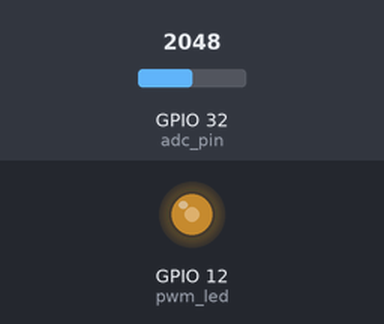
This program was run on a simulated ESP32 board running MicroPython. Shown: output pins drawn as LEDs (lit = HIGH). The test bench sets the inputs (shaded band); at power-on: GPIO 32 (adc_pin) = 2048 (analog values on the 0–4095 scale).

Above: at 1.2 s.
1.3 s: GPIO 32 (adc_pin) set to 2866
At 2.5 s:
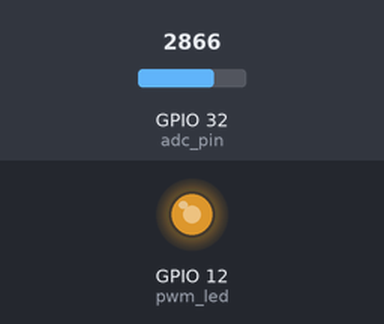
2.8 s: GPIO 32 (adc_pin) set to 3603
At 3.7 s:
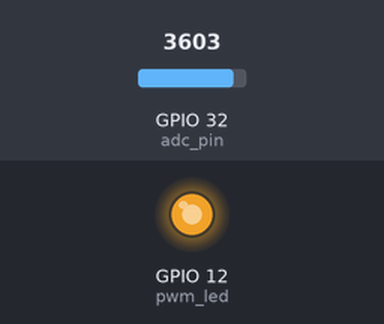
4.3 s: GPIO 32 (adc_pin) set to 491
At 4.8 s:
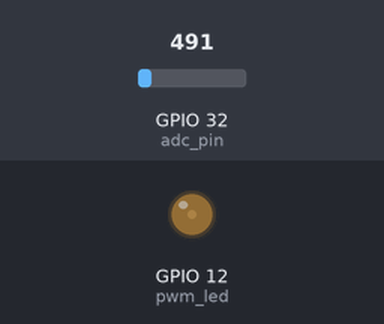
5.8 s: GPIO 32 (adc_pin) set to 0
At 7.2 s:
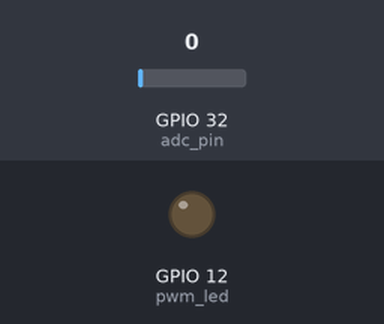
Timing chart, 0 to 8.3 s (numbered marks = the images above; inputs shaded):
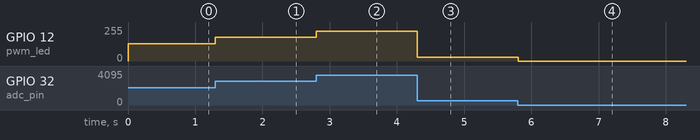

Measured:
- after the input at 1.3 s, GPIO 12 (pwm_led): 128/255 → 178/255 at once
- after the input at 2.8 s, GPIO 12 (pwm_led): 178/255 → 224/255 at once
- after the input at 4.3 s, GPIO 12 (pwm_led): 224/255 → 30/255 at once
- after the input at 5.8 s, GPIO 12 (pwm_led): 30/255 → 0/255 at once

The program:

40_ADC_dimm.py
```python
import time
from machine import Pin, ADC, PWM
from time import sleep

adc_pin = Pin(32, Pin.IN)
adc = ADC(adc_pin)
adc.atten(ADC.ATTN_11DB)

pwm_led = PWM(Pin(12, mode=Pin.OUT))
pwm_led.freq(1000)

while True:
    val = int(adc.read() / 4)
    pwm_led.duty(val)

    sleep(0.1)


# Now you: make it swipe.
```
